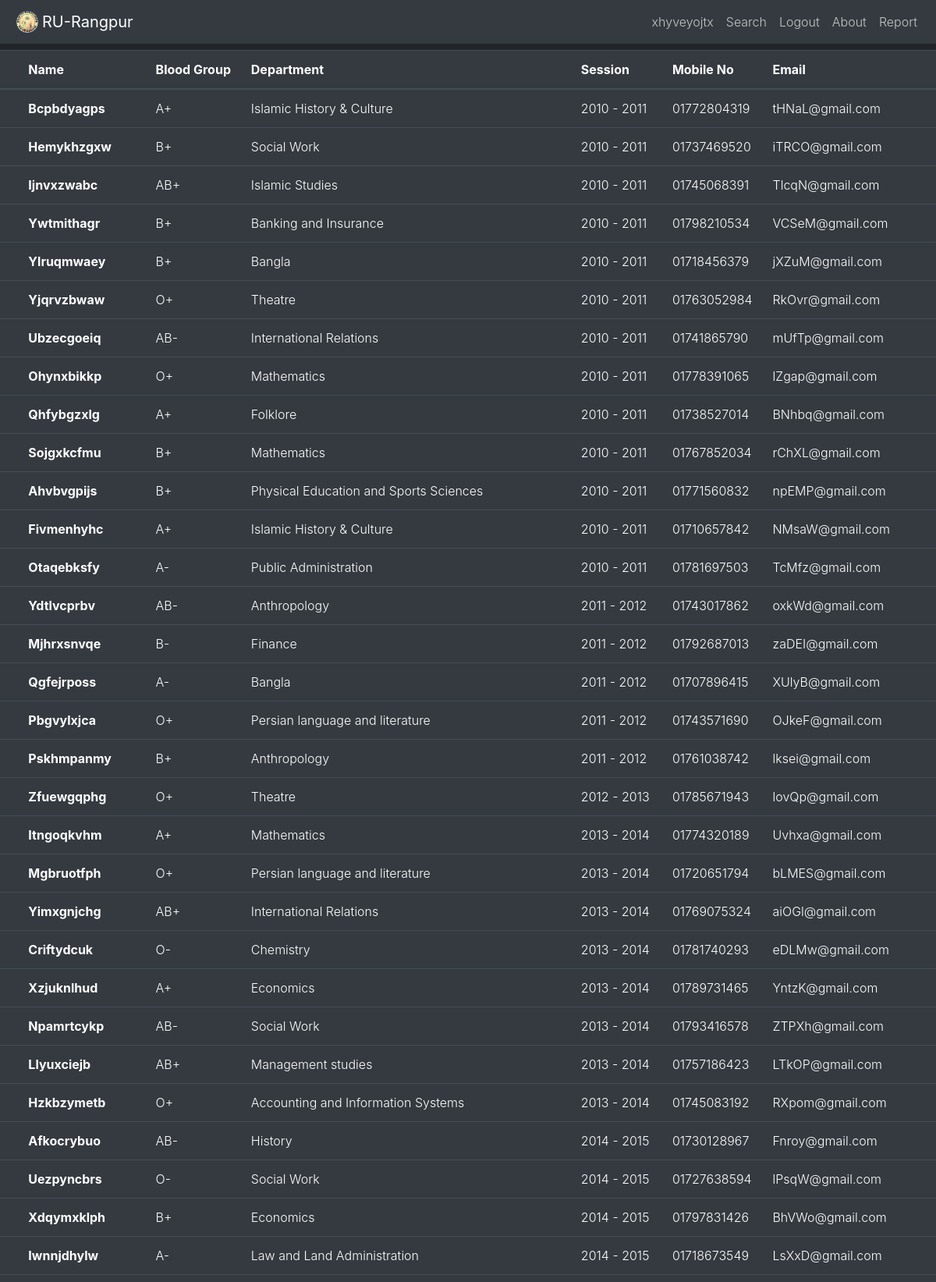
Screenshot of /table/ (signed in, upper part) with the database file from the repository.
### ru/models.py (models this page shows, shortened)
class UserInfo(models.Model):
    user = models.OneToOneField(User, on_delete=models.CASCADE)
    email = models.CharField(max_length=60, blank=True, null=True)
    view = models.PositiveIntegerField(default=0)
    date = models.DateField(default=datetime.now)
    slug = models.SlugField(blank=True, null=True, max_length=50)
    name = models.CharField(max_length=100, blank=True, null=True)
    mobile = models.CharField(max_length=20, blank=True, null=True)
    present_address = models.CharField(max_length=300, blank=True, null=True)
    permanent_address = models.CharField(max_length=300, blank=True)
    school = models.CharField(max_length=200, blank=True, null=True)
    college = models.CharField(max_length=200, blank=True, null=True)
    university = models.CharField(max_length=200, blank=True, null=True)
    relation = models.CharField(max_length=200, blank=True, null=True)
    dept = models.CharField(max_length=100, blank=True, null=True)
    session = models.CharField(max_length=20, blank=True, null=True)
    blood = models.CharField(max_length=9, blank=True, null=True)
    father = models.CharField(max_length=100, blank=True, null=True)
    mother = models.CharField(max_length=100, blank=True, null=True)
    gender = models.CharField(max_length=10, blank=True, null=True)
    fb = models.CharField(max_length=100, blank=True, null=True)
    bio = models.TextField(max_length=100, blank=True, null=True)
    img = models.ImageField(upload_to='profile_pics',
                            blank=True, default="default.png")
    alumni = models.BooleanField(default=False)

### search/views.py (the view)
# urls.py: path('table/', views.show_all, name='table'),
@login_required
def show_all(request):
    obj = UserInfo.objects.order_by('session')
    return render(request,'search/all.html',{'object':obj})

### Templates/search/all.html (shortened to what this page needs)
{% extends 'ru/nav.html'%}
{% load staticfiles %}
{% block navbar %}
<table class="table table-hover table-dark mt-2">
    <thead>
        <tr>
            <th scope="col"></th>
            <th scope="col">Name</th>
            <th scope="col">Blood Group</th>
            <th scope="col">Department</th>
            <th scope="col">Session</th>
            <th scope="col">Mobile No</th>
            <th scope="col">Email</th>
        </tr>
    </thead>
    <tbody>
        {% for obj in object %}
        <tr>
            <th></th>
            <th scope="row"><a href="{% url 'other_profile' obj.slug %}" id='atag2'>{{obj.name}}</a></th>
            <td><a href="{% url 'other_profile' obj.slug %}" id='atag2'>{{obj.blood}}</a></td>
            <td><a href="{% url 'other_profile' obj.slug %}" id='atag2'>{{obj.dept}}</a></td>
            <td><a href="{% url 'other_profile' obj.slug %}" id='atag2'>{{obj.session}}</a></td>
            <td><a href="{% url 'other_profile' obj.slug %}" id='atag2'>{{obj.mobile}}</a></td>
            <td><a href="{% url 'other_profile' obj.slug %}" id='atag2'>{{obj.email}}</a></td>
        </tr>
        {% endfor %}
    </tbody>
</table>
{% endblock %}

### Templates/ru/nav.html (shortened to what this page needs)
<!DOCTYPE html>
{% load staticfiles %}
<html lang="en" dir="ltr">
<head>
    <link rel="stylesheet" href="https://stackpath.bootstrapcdn.com/bootstrap/4.3.1/css/bootstrap.min.css"
>
    <link rel="stylesheet" href="{% static 'css/style.css'%}">
</head>
<body>
    <nav class="navbar navbar-expand-lg  navbar-dark bg-dark">
        <a class="navbar-brand" href="{% url 'home' %}"><img src="{% static 'img/logo.png'%}" width="30" height="30"
                class="d-inline-block align-top mx-1"><b>RU-Rangpur</b></a>
        <div class="collapse navbar-collapse" id="navbarNav">
            <ul class="navbar-nav ml-auto">
                {% if user.is_superuser %}
                <li class="nav-item ">
                    <a class="nav-link" title="View Profile" href="{% url 'profile' %}">{{user}}</a>
                </li>
                <li class="nav-item ">
                    <a class="nav-link" href="{% url 'home' %}">Search</a>
                </li>
                <li class="nav-item ">
                    <a class="nav-link" href="{% url 'about' %}">About</a>
                </li>
                <li class="nav-item ">
                    <a class="nav-link" href="{% url 'admin:index' %}">Admin Panel</a>
                </li>
                <li class="nav-item ">
                    <a class="nav-link" href="{% url 'table' %}">Table</a>
                </li>
                <li class="nav-item ">
                    <a class="nav-link" href="{% url 'logout' %}">Logout</a>
                </li>
                {%else%}
                {% if user.is_authenticated %}
                <li class="nav-item ">
                    <a class="nav-link" title="View Profile" href="{% url 'profile' %}">{{user}}</a>
                </li>
                {% endif %}
                {% if user.is_authenticated %}
                <li class="nav-item ">
                    <a class="nav-link" href="{% url 'home' %}">Search</a>
                </li>
                {% endif %}
                {% if user.is_authenticated %}
                <li class="nav-item ">
                    <a class="nav-link" href="{% url 'logout' %}">Logout</a>
                </li>
                {% endif %}
                <li class="nav-item ">
                    <a class="nav-link" href="{% url 'about' %}">About</a>
                </li>
                <li class="nav-item"><a class="nav-link " href="{% url 'report' %}">Report</li></a>
                {% endif %}
            </ul>
        </div>
    </nav>
    {% block navbar %}
    {% endblock %}
</body>
</html>

### static/css/style.css (style rules this page uses)
body { height: 100vh; margin: 0; padding: 0; font-size: 1rem; font-weight: 300; color: #5a6169; background-color: #fff; min-height: 100%; }
.nav-link { color: #c6c6c6 !important; }

### Templates/search/all.html (style rules this page uses)
body { background-color: #212529; }
#atag2 { text-decoration: none; color: #fff; }

### rows the page displays
UserInfo: name "Bcpbdyagps", blood "A+", dept "Islamic History & Culture", session "2010 - 2011", mobile "01772804319", email "tHNaL@gmail.com"
UserInfo: name "Hemykhzgxw", blood "B+", dept "Social Work", session "2010 - 2011", mobile "01737469520", email "iTRCO@gmail.com"
UserInfo: name "Ijnvxzwabc", blood "AB+", dept "Islamic Studies", session "2010 - 2011", mobile "01745068391", email "TlcqN@gmail.com"
UserInfo: name "Ywtmithagr", blood "B+", dept "Banking and Insurance", session "2010 - 2011", mobile "01798210534", email "VCSeM@gmail.com"
UserInfo: name "Ylruqmwaey", blood "B+", dept "Bangla", session "2010 - 2011", mobile "01718456379", email "jXZuM@gmail.com"
UserInfo: name "Yjqrvzbwaw", blood "O+", dept "Theatre", session "2010 - 2011", mobile "01763052984", email "RkOvr@gmail.com"
UserInfo: name "Ubzecgoeiq", blood "AB-", dept "International Relations", session "2010 - 2011", mobile "01741865790", email "mUfTp@gmail.com"
UserInfo: name "Ohynxbikkp", blood "O+", dept "Mathematics", session "2010 - 2011", mobile "01778391065", email "lZgap@gmail.com"
UserInfo: name "Qhfybgzxlg", blood "A+", dept "Folklore", session "2010 - 2011", mobile "01738527014", email "BNhbq@gmail.com"
UserInfo: name "Sojgxkcfmu", blood "B+", dept "Mathematics", session "2010 - 2011", mobile "01767852034", email "rChXL@gmail.com"
UserInfo: name "Ahvbvgpijs", blood "B+", dept "Physical Education and Sports Sciences", session "2010 - 2011", mobile "01771560832", email "npEMP@gmail.com"
UserInfo: name "Fivmenhyhc", blood "A+", dept "Islamic History & Culture", session "2010 - 2011", mobile "01710657842", email "NMsaW@gmail.com"
UserInfo: name "Otaqebksfy", blood "A-", dept "Public Administration", session "2010 - 2011", mobile "01781697503", email "TcMfz@gmail.com"
UserInfo: name "Ydtlvcprbv", blood "AB-", dept "Anthropology", session "2011 - 2012", mobile "01743017862", email "oxkWd@gmail.com"
UserInfo: name "Mjhrxsnvqe", blood "B-", dept "Finance", session "2011 - 2012", mobile "01792687013", email "zaDEI@gmail.com"
UserInfo: name "Qgfejrposs", blood "A-", dept "Bangla", session "2011 - 2012", mobile "01707896415", email "XUlyB@gmail.com"
UserInfo: name "Pbgvylxjca", blood "O+", dept "Persian language and literature", session "2011 - 2012", mobile "01743571690", email "OJkeF@gmail.com"
UserInfo: name "Pskhmpanmy", blood "B+", dept "Anthropology", session "2011 - 2012", mobile "01761038742", email "lksei@gmail.com"
UserInfo: name "Zfuewgqphg", blood "O+", dept "Theatre", session "2012 - 2013", mobile "01785671943", email "lovQp@gmail.com"
UserInfo: name "Itngoqkvhm", blood "A+", dept "Mathematics", session "2013 - 2014", mobile "01774320189", email "Uvhxa@gmail.com"
UserInfo: name "Mgbruotfph", blood "O+", dept "Persian language and literature", session "2013 - 2014", mobile "01720651794", email "bLMES@gmail.com"
UserInfo: name "Yimxgnjchg", blood "AB+", dept "International Relations", session "2013 - 2014", mobile "01769075324", email "aiOGl@gmail.com"
UserInfo: name "Criftydcuk", blood "O-", dept "Chemistry", session "2013 - 2014", mobile "01781740293", email "eDLMw@gmail.com"
UserInfo: name "Xzjuknlhud", blood "A+", dept "Economics", session "2013 - 2014", mobile "01789731465", email "YntzK@gmail.com"
UserInfo: name "Npamrtcykp", blood "AB-", dept "Social Work", session "2013 - 2014", mobile "01793416578", email "ZTPXh@gmail.com"
UserInfo: name "Llyuxciejb", blood "AB+", dept "Management studies", session "2013 - 2014", mobile "01757186423", email "LTkOP@gmail.com"
UserInfo: name "Hzkbzymetb", blood "O+", dept "Accounting and Information Systems", session "2013 - 2014", mobile "01745083192", email "RXpom@gmail.com"
UserInfo: name "Afkocrybuo", blood "AB-", dept "History", session "2014 - 2015", mobile "01730128967", email "Fnroy@gmail.com"
UserInfo: name "Uezpyncbrs", blood "O-", dept "Social Work", session "2014 - 2015", mobile "01727638594", email "lPsqW@gmail.com"
UserInfo: name "Xdqymxklph", blood "B+", dept "Economics", session "2014 - 2015", mobile "01797831426", email "BhVWo@gmail.com"
UserInfo: name "Iwnnjdhylw", blood "A-", dept "Law and Land Administration", session "2014 - 2015", mobile "01718673549", email "LsXxD@gmail.com"

### other values shown
{{ user }} "xhyveyojtx"
